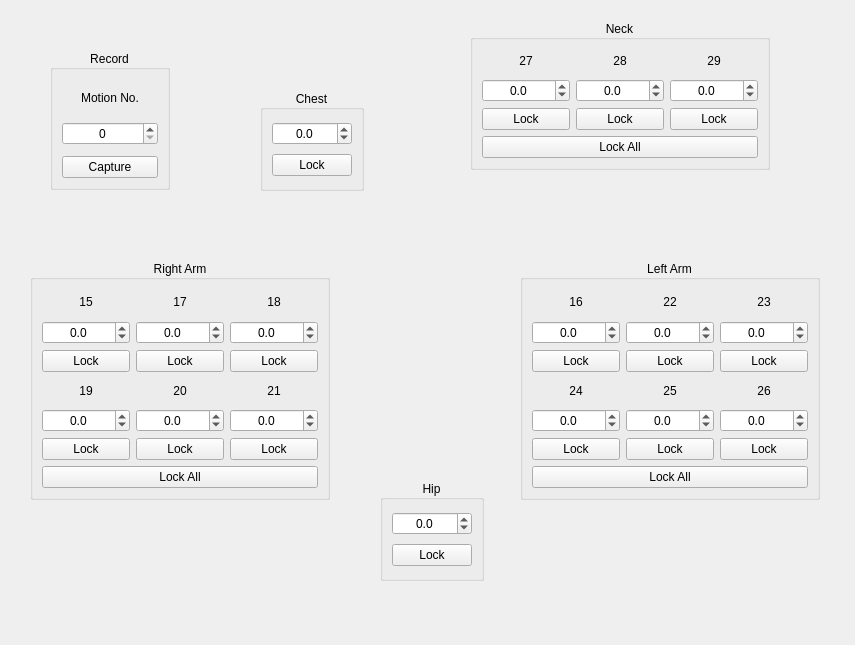
<?xml version="1.0" encoding="UTF-8"?>
<ui version="4.0">
 <class>MainWindow</class>
 <widget class="QMainWindow" name="MainWindow">
  <property name="geometry">
   <rect>
    <x>0</x>
    <y>0</y>
    <width>855</width>
    <height>645</height>
   </rect>
  </property>
  <property name="windowTitle">
   <string>Barelang 7 Utilities App</string>
  </property>
  <widget class="QWidget" name="centralwidget">
   <widget class="QGroupBox" name="groupBoxRecord">
    <property name="geometry">
     <rect>
      <x>50</x>
      <y>50</y>
      <width>120</width>
      <height>140</height>
     </rect>
    </property>
    <property name="title">
     <string>Record</string>
    </property>
    <property name="alignment">
     <set>Qt::AlignCenter</set>
    </property>
    <layout class="QVBoxLayout" name="verticalLayout_6">
     <property name="spacing">
      <number>6</number>
     </property>
     <item>
      <widget class="QLabel" name="label">
       <property name="text">
        <string>Motion No.</string>
       </property>
       <property name="alignment">
        <set>Qt::AlignCenter</set>
       </property>
      </widget>
     </item>
     <item>
      <widget class="QSpinBox" name="spinBoxMotNum">
       <property name="alignment">
        <set>Qt::AlignCenter</set>
       </property>
      </widget>
     </item>
     <item>
      <spacer name="verticalSpacer">
       <property name="orientation">
        <enum>Qt::Vertical</enum>
       </property>
       <property name="sizeType">
        <enum>QSizePolicy::Fixed</enum>
       </property>
       <property name="sizeHint" stdset="0">
        <size>
         <width>20</width>
         <height>5</height>
        </size>
       </property>
      </spacer>
     </item>
     <item>
      <widget class="QPushButton" name="buttonCapture">
       <property name="text">
        <string>Capture</string>
       </property>
      </widget>
     </item>
    </layout>
   </widget>
   <widget class="QLabel" name="imageRobot">
    <property name="geometry">
     <rect>
      <x>40</x>
      <y>40</y>
      <width>775</width>
      <height>500</height>
     </rect>
    </property>
    <property name="text">
     <string/>
    </property>
    <property name="pixmap">
     <pixmap>Full_Body_Resized_700.png</pixmap>
    </property>
    <property name="alignment">
     <set>Qt::AlignCenter</set>
    </property>
   </widget>
   <widget class="QGroupBox" name="groupBoxLArm">
    <property name="geometry">
     <rect>
      <x>520</x>
      <y>260</y>
      <width>300</width>
      <height>240</height>
     </rect>
    </property>
    <property name="title">
     <string>Left Arm</string>
    </property>
    <property name="alignment">
     <set>Qt::AlignCenter</set>
    </property>
    <layout class="QGridLayout" name="gridLayout">
     <item row="1" column="0">
      <layout class="QVBoxLayout" name="verServo24">
       <item>
        <widget class="QLabel" name="labelServo24">
         <property name="text">
          <string>24</string>
         </property>
         <property name="alignment">
          <set>Qt::AlignCenter</set>
         </property>
        </widget>
       </item>
       <item>
        <widget class="QDoubleSpinBox" name="spinBoxServo24">
         <property name="alignment">
          <set>Qt::AlignCenter</set>
         </property>
         <property name="decimals">
          <number>1</number>
         </property>
         <property name="minimum">
          <double>-180.000000000000000</double>
         </property>
         <property name="maximum">
          <double>180.000000000000000</double>
         </property>
         <property name="singleStep">
          <double>0.100000000000000</double>
         </property>
        </widget>
       </item>
       <item>
        <widget class="QPushButton" name="buttonServo24">
         <property name="text">
          <string>Lock</string>
         </property>
        </widget>
       </item>
      </layout>
     </item>
     <item row="1" column="1">
      <layout class="QVBoxLayout" name="verServo25">
       <item>
        <widget class="QLabel" name="labelServo25">
         <property name="text">
          <string>25</string>
         </property>
         <property name="alignment">
          <set>Qt::AlignCenter</set>
         </property>
        </widget>
       </item>
       <item>
        <widget class="QDoubleSpinBox" name="spinBoxServo25">
         <property name="alignment">
          <set>Qt::AlignCenter</set>
         </property>
         <property name="decimals">
          <number>1</number>
         </property>
         <property name="minimum">
          <double>-180.000000000000000</double>
         </property>
         <property name="maximum">
          <double>180.000000000000000</double>
         </property>
         <property name="singleStep">
          <double>0.100000000000000</double>
         </property>
        </widget>
       </item>
       <item>
        <widget class="QPushButton" name="buttonServo25">
         <property name="text">
          <string>Lock</string>
         </property>
        </widget>
       </item>
      </layout>
     </item>
     <item row="1" column="2">
      <layout class="QVBoxLayout" name="verServo26">
       <item>
        <widget class="QLabel" name="labelServo26">
         <property name="text">
          <string>26</string>
         </property>
         <property name="alignment">
          <set>Qt::AlignCenter</set>
         </property>
        </widget>
       </item>
       <item>
        <widget class="QDoubleSpinBox" name="spinBoxServo26">
         <property name="alignment">
          <set>Qt::AlignCenter</set>
         </property>
         <property name="decimals">
          <number>1</number>
         </property>
         <property name="minimum">
          <double>-180.000000000000000</double>
         </property>
         <property name="maximum">
          <double>180.000000000000000</double>
         </property>
         <property name="singleStep">
          <double>0.100000000000000</double>
         </property>
        </widget>
       </item>
       <item>
        <widget class="QPushButton" name="buttonServo26">
         <property name="text">
          <string>Lock</string>
         </property>
        </widget>
       </item>
      </layout>
     </item>
     <item row="0" column="2">
      <layout class="QVBoxLayout" name="verServo23">
       <item>
        <widget class="QLabel" name="labelServo23">
         <property name="text">
          <string>23</string>
         </property>
         <property name="alignment">
          <set>Qt::AlignCenter</set>
         </property>
        </widget>
       </item>
       <item>
        <widget class="QDoubleSpinBox" name="spinBoxServo23">
         <property name="alignment">
          <set>Qt::AlignCenter</set>
         </property>
         <property name="decimals">
          <number>1</number>
         </property>
         <property name="minimum">
          <double>-180.000000000000000</double>
         </property>
         <property name="maximum">
          <double>180.000000000000000</double>
         </property>
         <property name="singleStep">
          <double>0.100000000000000</double>
         </property>
        </widget>
       </item>
       <item>
        <widget class="QPushButton" name="buttonServo23">
         <property name="text">
          <string>Lock</string>
         </property>
        </widget>
       </item>
      </layout>
     </item>
     <item row="0" column="1">
      <layout class="QVBoxLayout" name="verServo22">
       <item>
        <widget class="QLabel" name="labelServo22">
         <property name="text">
          <string>22</string>
         </property>
         <property name="alignment">
          <set>Qt::AlignCenter</set>
         </property>
        </widget>
       </item>
       <item>
        <widget class="QDoubleSpinBox" name="spinBoxServo22">
         <property name="alignment">
          <set>Qt::AlignCenter</set>
         </property>
         <property name="decimals">
          <number>1</number>
         </property>
         <property name="minimum">
          <double>-180.000000000000000</double>
         </property>
         <property name="maximum">
          <double>180.000000000000000</double>
         </property>
         <property name="singleStep">
          <double>0.100000000000000</double>
         </property>
        </widget>
       </item>
       <item>
        <widget class="QPushButton" name="buttonServo22">
         <property name="text">
          <string>Lock</string>
         </property>
        </widget>
       </item>
      </layout>
     </item>
     <item row="0" column="0">
      <layout class="QVBoxLayout" name="verServo16">
       <item>
        <widget class="QLabel" name="labelServo16">
         <property name="text">
          <string>16</string>
         </property>
         <property name="alignment">
          <set>Qt::AlignCenter</set>
         </property>
        </widget>
       </item>
       <item>
        <widget class="QDoubleSpinBox" name="spinBoxServo16">
         <property name="alignment">
          <set>Qt::AlignCenter</set>
         </property>
         <property name="decimals">
          <number>1</number>
         </property>
         <property name="minimum">
          <double>-180.000000000000000</double>
         </property>
         <property name="maximum">
          <double>180.000000000000000</double>
         </property>
         <property name="singleStep">
          <double>0.100000000000000</double>
         </property>
        </widget>
       </item>
       <item>
        <widget class="QPushButton" name="buttonServo16">
         <property name="text">
          <string>Lock</string>
         </property>
        </widget>
       </item>
      </layout>
     </item>
     <item row="2" column="0" colspan="3">
      <widget class="QPushButton" name="buttonLArm">
       <property name="text">
        <string>Lock All</string>
       </property>
      </widget>
     </item>
    </layout>
   </widget>
   <widget class="QGroupBox" name="groupBoxRArm">
    <property name="geometry">
     <rect>
      <x>30</x>
      <y>260</y>
      <width>300</width>
      <height>240</height>
     </rect>
    </property>
    <property name="title">
     <string>Right Arm</string>
    </property>
    <property name="alignment">
     <set>Qt::AlignCenter</set>
    </property>
    <layout class="QGridLayout" name="gridLayout_2">
     <item row="1" column="2">
      <layout class="QVBoxLayout" name="verServo21">
       <item>
        <widget class="QLabel" name="labelServo21">
         <property name="text">
          <string>21</string>
         </property>
         <property name="alignment">
          <set>Qt::AlignCenter</set>
         </property>
        </widget>
       </item>
       <item>
        <widget class="QDoubleSpinBox" name="spinBoxServo21">
         <property name="alignment">
          <set>Qt::AlignCenter</set>
         </property>
         <property name="decimals">
          <number>1</number>
         </property>
         <property name="minimum">
          <double>-180.000000000000000</double>
         </property>
         <property name="maximum">
          <double>180.000000000000000</double>
         </property>
         <property name="singleStep">
          <double>0.100000000000000</double>
         </property>
        </widget>
       </item>
       <item>
        <widget class="QPushButton" name="buttonServo21">
         <property name="text">
          <string>Lock</string>
         </property>
        </widget>
       </item>
      </layout>
     </item>
     <item row="0" column="1">
      <layout class="QVBoxLayout" name="verServo17">
       <item>
        <widget class="QLabel" name="labelServo17">
         <property name="text">
          <string>17</string>
         </property>
         <property name="alignment">
          <set>Qt::AlignCenter</set>
         </property>
        </widget>
       </item>
       <item>
        <widget class="QDoubleSpinBox" name="spinBoxServo17">
         <property name="alignment">
          <set>Qt::AlignCenter</set>
         </property>
         <property name="decimals">
          <number>1</number>
         </property>
         <property name="minimum">
          <double>-180.000000000000000</double>
         </property>
         <property name="maximum">
          <double>180.000000000000000</double>
         </property>
         <property name="singleStep">
          <double>0.100000000000000</double>
         </property>
        </widget>
       </item>
       <item>
        <widget class="QPushButton" name="buttonServo17">
         <property name="text">
          <string>Lock</string>
         </property>
        </widget>
       </item>
      </layout>
     </item>
     <item row="0" column="2">
      <layout class="QVBoxLayout" name="verServo18">
       <item>
        <widget class="QLabel" name="labelServo18">
         <property name="text">
          <string>18</string>
         </property>
         <property name="alignment">
          <set>Qt::AlignCenter</set>
         </property>
        </widget>
       </item>
       <item>
        <widget class="QDoubleSpinBox" name="spinBoxServo18">
         <property name="alignment">
          <set>Qt::AlignCenter</set>
         </property>
         <property name="decimals">
          <number>1</number>
         </property>
         <property name="minimum">
          <double>-180.000000000000000</double>
         </property>
         <property name="maximum">
          <double>180.000000000000000</double>
         </property>
         <property name="singleStep">
          <double>0.100000000000000</double>
         </property>
        </widget>
       </item>
       <item>
        <widget class="QPushButton" name="buttonServo18">
         <property name="text">
          <string>Lock</string>
         </property>
        </widget>
       </item>
      </layout>
     </item>
     <item row="0" column="0">
      <layout class="QVBoxLayout" name="verServo15">
       <item>
        <widget class="QLabel" name="labelServo15">
         <property name="text">
          <string>15</string>
         </property>
         <property name="alignment">
          <set>Qt::AlignCenter</set>
         </property>
        </widget>
       </item>
       <item>
        <widget class="QDoubleSpinBox" name="spinBoxServo15">
         <property name="alignment">
          <set>Qt::AlignCenter</set>
         </property>
         <property name="decimals">
          <number>1</number>
         </property>
         <property name="minimum">
          <double>-180.000000000000000</double>
         </property>
         <property name="maximum">
          <double>180.000000000000000</double>
         </property>
         <property name="singleStep">
          <double>0.100000000000000</double>
         </property>
        </widget>
       </item>
       <item>
        <widget class="QPushButton" name="buttonServo15">
         <property name="text">
          <string>Lock</string>
         </property>
        </widget>
       </item>
      </layout>
     </item>
     <item row="2" column="0" colspan="3">
      <widget class="QPushButton" name="buttonRArm">
       <property name="text">
        <string>Lock All</string>
       </property>
      </widget>
     </item>
     <item row="1" column="1">
      <layout class="QVBoxLayout" name="verServo20">
       <item>
        <widget class="QLabel" name="labelServo20">
         <property name="text">
          <string>20</string>
         </property>
         <property name="alignment">
          <set>Qt::AlignCenter</set>
         </property>
        </widget>
       </item>
       <item>
        <widget class="QDoubleSpinBox" name="spinBoxServo20">
         <property name="alignment">
          <set>Qt::AlignCenter</set>
         </property>
         <property name="decimals">
          <number>1</number>
         </property>
         <property name="minimum">
          <double>-180.000000000000000</double>
         </property>
         <property name="maximum">
          <double>180.000000000000000</double>
         </property>
         <property name="singleStep">
          <double>0.100000000000000</double>
         </property>
        </widget>
       </item>
       <item>
        <widget class="QPushButton" name="buttonServo20">
         <property name="text">
          <string>Lock</string>
         </property>
        </widget>
       </item>
      </layout>
     </item>
     <item row="1" column="0">
      <layout class="QVBoxLayout" name="verServo19">
       <item>
        <widget class="QLabel" name="labelServo19">
         <property name="text">
          <string>19</string>
         </property>
         <property name="alignment">
          <set>Qt::AlignCenter</set>
         </property>
        </widget>
       </item>
       <item>
        <widget class="QDoubleSpinBox" name="spinBoxServo19">
         <property name="alignment">
          <set>Qt::AlignCenter</set>
         </property>
         <property name="decimals">
          <number>1</number>
         </property>
         <property name="minimum">
          <double>-180.000000000000000</double>
         </property>
         <property name="maximum">
          <double>180.000000000000000</double>
         </property>
         <property name="singleStep">
          <double>0.100000000000000</double>
         </property>
        </widget>
       </item>
       <item>
        <widget class="QPushButton" name="buttonServo19">
         <property name="text">
          <string>Lock</string>
         </property>
        </widget>
       </item>
      </layout>
     </item>
    </layout>
   </widget>
   <widget class="QGroupBox" name="groupBoxNeck">
    <property name="geometry">
     <rect>
      <x>470</x>
      <y>20</y>
      <width>300</width>
      <height>150</height>
     </rect>
    </property>
    <property name="title">
     <string>Neck</string>
    </property>
    <property name="alignment">
     <set>Qt::AlignCenter</set>
    </property>
    <layout class="QGridLayout" name="gridLayout_3">
     <item row="0" column="2">
      <layout class="QVBoxLayout" name="verServo29">
       <item>
        <widget class="QLabel" name="labelServo29">
         <property name="text">
          <string>29</string>
         </property>
         <property name="alignment">
          <set>Qt::AlignCenter</set>
         </property>
        </widget>
       </item>
       <item>
        <widget class="QDoubleSpinBox" name="spinBoxServo29">
         <property name="alignment">
          <set>Qt::AlignCenter</set>
         </property>
         <property name="decimals">
          <number>1</number>
         </property>
         <property name="minimum">
          <double>-180.000000000000000</double>
         </property>
         <property name="maximum">
          <double>180.000000000000000</double>
         </property>
         <property name="singleStep">
          <double>0.100000000000000</double>
         </property>
        </widget>
       </item>
       <item>
        <widget class="QPushButton" name="buttonServo29">
         <property name="text">
          <string>Lock</string>
         </property>
        </widget>
       </item>
      </layout>
     </item>
     <item row="0" column="0">
      <layout class="QVBoxLayout" name="verServo27">
       <item>
        <widget class="QLabel" name="labelServo27">
         <property name="text">
          <string>27</string>
         </property>
         <property name="alignment">
          <set>Qt::AlignCenter</set>
         </property>
        </widget>
       </item>
       <item>
        <widget class="QDoubleSpinBox" name="spinBoxServo27">
         <property name="alignment">
          <set>Qt::AlignCenter</set>
         </property>
         <property name="decimals">
          <number>1</number>
         </property>
         <property name="minimum">
          <double>-180.000000000000000</double>
         </property>
         <property name="maximum">
          <double>180.000000000000000</double>
         </property>
         <property name="singleStep">
          <double>0.100000000000000</double>
         </property>
        </widget>
       </item>
       <item>
        <widget class="QPushButton" name="buttonServo27">
         <property name="text">
          <string>Lock</string>
         </property>
        </widget>
       </item>
      </layout>
     </item>
     <item row="0" column="1">
      <layout class="QVBoxLayout" name="verServo28">
       <item>
        <widget class="QLabel" name="labelServo28">
         <property name="text">
          <string>28</string>
         </property>
         <property name="alignment">
          <set>Qt::AlignCenter</set>
         </property>
        </widget>
       </item>
       <item>
        <widget class="QDoubleSpinBox" name="spinBoxServo28">
         <property name="alignment">
          <set>Qt::AlignCenter</set>
         </property>
         <property name="decimals">
          <number>1</number>
         </property>
         <property name="minimum">
          <double>-180.000000000000000</double>
         </property>
         <property name="maximum">
          <double>180.000000000000000</double>
         </property>
         <property name="singleStep">
          <double>0.100000000000000</double>
         </property>
        </widget>
       </item>
       <item>
        <widget class="QPushButton" name="buttonServo28">
         <property name="text">
          <string>Lock</string>
         </property>
        </widget>
       </item>
      </layout>
     </item>
     <item row="1" column="0" colspan="3">
      <widget class="QPushButton" name="buttonNeck">
       <property name="text">
        <string>Lock All</string>
       </property>
      </widget>
     </item>
    </layout>
   </widget>
   <widget class="QGroupBox" name="groupBoxChest">
    <property name="geometry">
     <rect>
      <x>260</x>
      <y>90</y>
      <width>104</width>
      <height>101</height>
     </rect>
    </property>
    <property name="title">
     <string>Chest</string>
    </property>
    <property name="alignment">
     <set>Qt::AlignCenter</set>
    </property>
    <layout class="QVBoxLayout" name="verticalLayout_2">
     <item>
      <widget class="QDoubleSpinBox" name="spinBoxServo14">
       <property name="alignment">
        <set>Qt::AlignCenter</set>
       </property>
       <property name="decimals">
        <number>1</number>
       </property>
       <property name="minimum">
        <double>-180.000000000000000</double>
       </property>
       <property name="maximum">
        <double>180.000000000000000</double>
       </property>
       <property name="singleStep">
        <double>0.100000000000000</double>
       </property>
      </widget>
     </item>
     <item>
      <widget class="QPushButton" name="buttonServo14">
       <property name="text">
        <string>Lock</string>
       </property>
      </widget>
     </item>
    </layout>
   </widget>
   <widget class="QGroupBox" name="groupBoxHip">
    <property name="geometry">
     <rect>
      <x>380</x>
      <y>480</y>
      <width>104</width>
      <height>101</height>
     </rect>
    </property>
    <property name="title">
     <string>Hip</string>
    </property>
    <property name="alignment">
     <set>Qt::AlignCenter</set>
    </property>
    <layout class="QVBoxLayout" name="verticalLayout_3">
     <item>
      <widget class="QDoubleSpinBox" name="spinBoxServo13">
       <property name="alignment">
        <set>Qt::AlignCenter</set>
       </property>
       <property name="decimals">
        <number>1</number>
       </property>
       <property name="minimum">
        <double>-180.000000000000000</double>
       </property>
       <property name="maximum">
        <double>180.000000000000000</double>
       </property>
       <property name="singleStep">
        <double>0.100000000000000</double>
       </property>
      </widget>
     </item>
     <item>
      <widget class="QPushButton" name="buttonServo13">
       <property name="text">
        <string>Lock</string>
       </property>
      </widget>
     </item>
    </layout>
   </widget>
   <zorder>imageRobot</zorder>
   <zorder>groupBoxRecord</zorder>
   <zorder>groupBoxLArm</zorder>
   <zorder>groupBoxRArm</zorder>
   <zorder>groupBoxNeck</zorder>
   <zorder>groupBoxChest</zorder>
   <zorder>groupBoxHip</zorder>
  </widget>
  <widget class="QMenuBar" name="menuBar">
   <property name="geometry">
    <rect>
     <x>0</x>
     <y>0</y>
     <width>855</width>
     <height>22</height>
    </rect>
   </property>
  </widget>
 </widget>
 <resources/>
 <connections/>
</ui>
